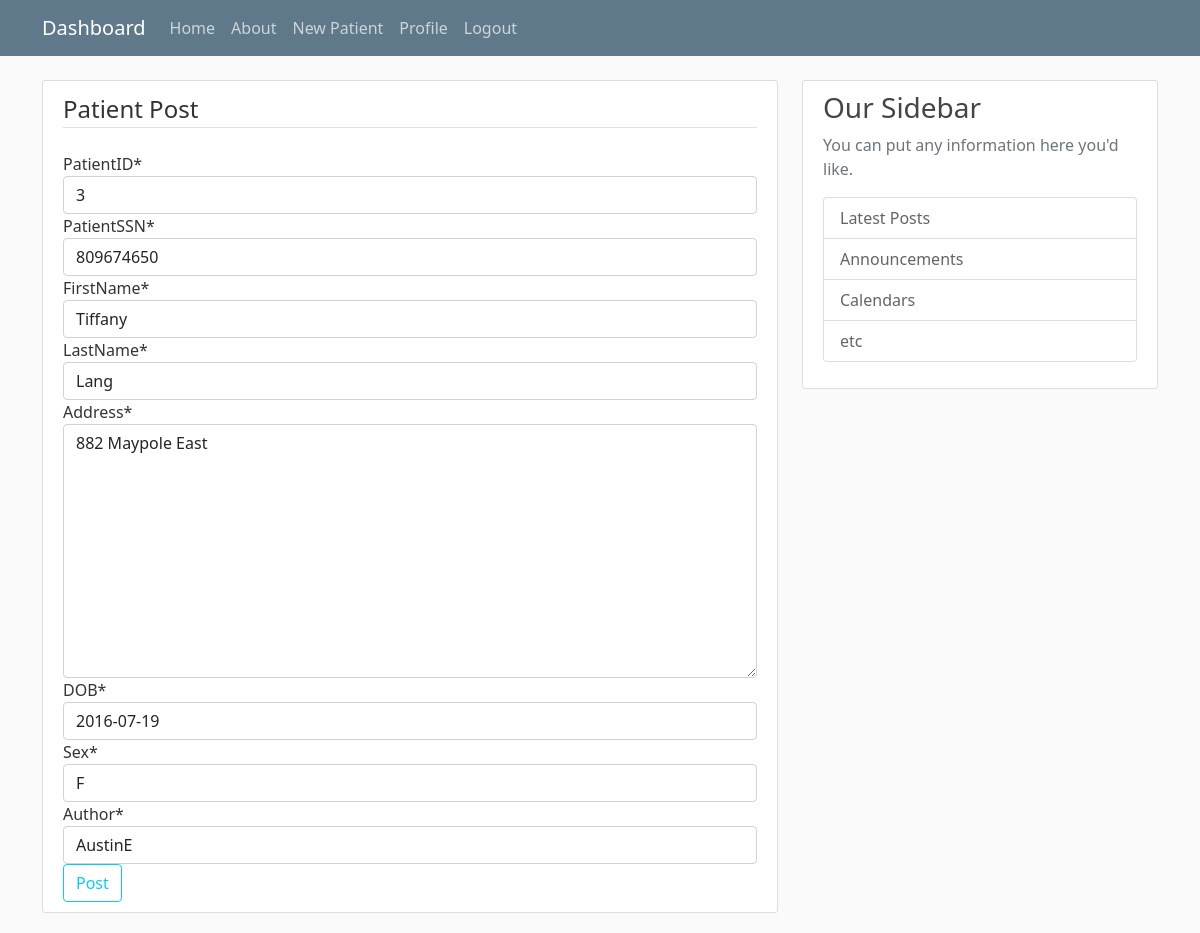
The page /patient/3/update/ (signed in) on the database its author committed.
### core/models.py (models this page shows, shortened)
class Patient(models.Model):
    PatientID = models.IntegerField()
    PatientSSN = models.CharField(max_length=30)
    FirstName = models.CharField(max_length=30)
    LastName = models.CharField(max_length=30)
    Address = models.TextField(max_length=200)
    Sex = models.CharField(max_length=1)
    DOB = models.DateField(default=timezone.now)
    Author = models.ForeignKey(User, on_delete=models.CASCADE)

### core/views.py (the view, shortened to what this page needs)
class PatientUpdateView(LoginRequiredMixin, UserPassesTestMixin, UpdateView):
    model = Patient
    fields = ['PatientID', 'PatientSSN', 'FirstName',
              'LastName', 'Address', 'DOB', 'Sex', 'Author']
    def test_func(self):
        patient = self.get_object()
        if self.request.user == patient.Author:
            return True
        return False

### core/templates/core/patient_form.html (shortened to what this page needs)
{% extends "core/base.html" %}
{% load crispy_forms_tags %}
{% block content %}
<div class="content-section">
    <form method="POST">
        <fieldset class = "form-group">
            <legend class="border-bottom mb-4">Patient Post</legend>
            {{ form|crispy }}
        </fieldset>
        <div class = "form-group">
            <button class="btn btn-outline-info" type="submit">Post</button>
        </div>
        </form>
    </div>
{% endblock content %}

### core/static/core/main.css (style rules this page uses)
body { background: #fafafa; color: #333333; margin-top: 5rem; }
.content-section { background: #ffffff; padding: 10px 20px; border: 1px solid #dddddd; border-radius: 3px; margin-bottom: 20px; }

### rows shown on the page
Patient: PatientID "3", PatientSSN "809674650", FirstName "Tiffany", LastName "Lang", Address "882 Maypole East", DOB "2016-07-19", Sex "F", Author "AustinE"
